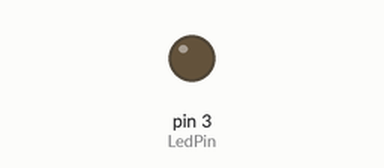
Recording of a sketch running on a simulated Arduino Uno, built with avr-gcc and run on an emulated ATmega328P. Shown: output pins drawn as LEDs (lit = HIGH). What the sketch prints to the serial monitor is not drawn.

Above: at 0.05 s.
Timing chart, 0 to 3.0 s (numbered marks = the images above):
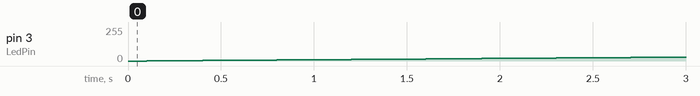

The sketch:

led_pwm_loop.ino
```cpp
int LedPin = 3;
int i = 0;

void setup() {
  Serial.begin(115200);
  pinMode(LedPin, OUTPUT);

}

void loop() {
  // put your main code here, to run repeatedly:
  for(i;i<=255;i++)
  {
  analogWrite(LedPin, i);
  delay(100);
  Serial.println(i);
  }

  for(i;i>0;i--)
  {
  analogWrite(LedPin, i);
  delay(100);
  Serial.println(i);
  }
}
```
